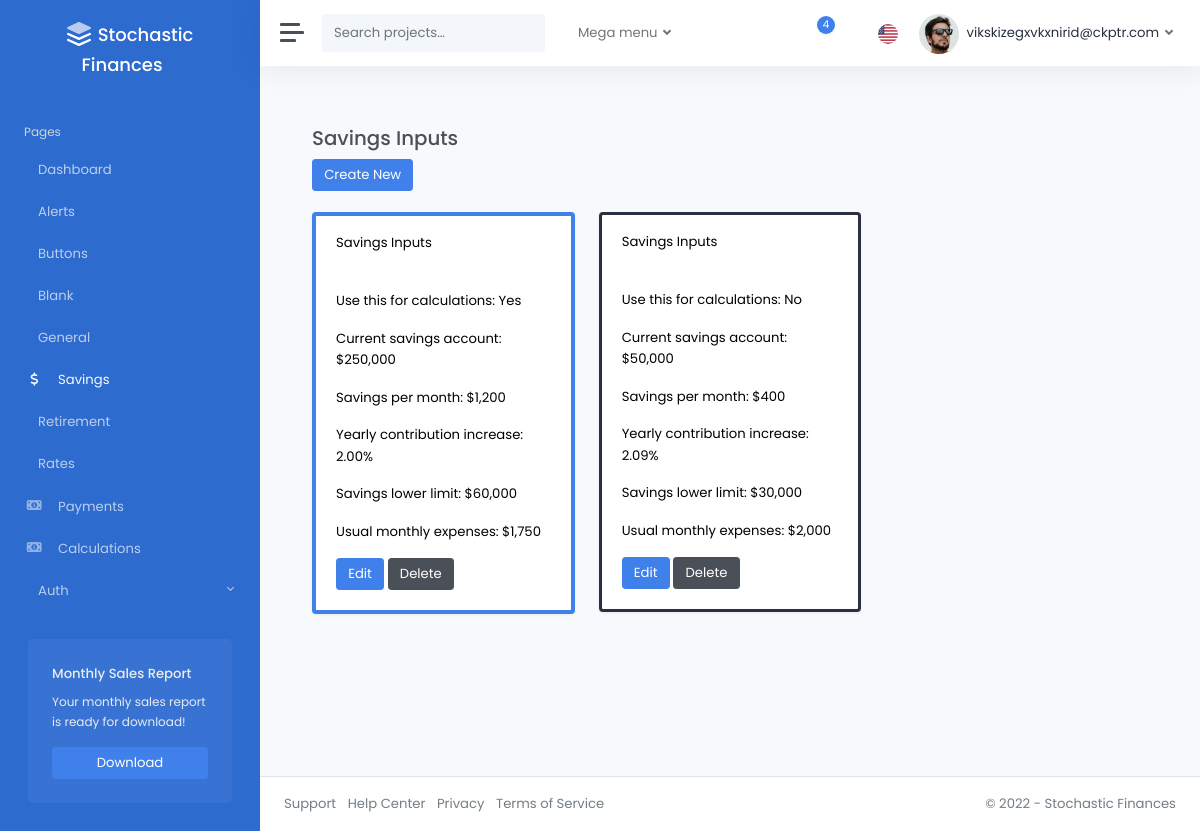
The page /savings/ (signed in) on the database its author committed.
### accounts/models.py (models this page shows, shortened)
class CustomUser(AbstractUser):
    pass

### pages/models.py (models this page shows)
class SavingsInputsModel(models.Model):
    is_active = models.BooleanField(
        default=False,
    )
    base_savings = models.FloatField(
        validators=[validate_base_savings, decimal_validator]
    )
    base_saved_per_mo = models.FloatField(
        validators=[validate_base_saved_per_mo, decimal_validator],
    )
    base_savings_per_yr_increase = models.FloatField(
        validators=[validate_base_per_yr_increase, decimal_validator],
    )
    savings_lower_limit = models.FloatField(
        validators=[validate_savings_lower_limit, decimal_validator]
    )
    base_monthly_bills = models.FloatField(
        validators=[validate_base_monthly_bills, decimal_validator]
    )
    created_by = models.ForeignKey(
        CustomUser,
        related_name="savings_inputs",
        on_delete=models.CASCADE,
    )
    modified_at = models.DateTimeField(auto_now=True)
    class Meta:
        verbose_name_plural = "Savings_Inputs"

### pages/views.py (the view)
# urls.py: path("savings/", savings_inputs_dashboard, name="savings_inputs_dashboard"),
@login_required
def savings_inputs_dashboard(request):
    savings_inputs_models = SavingsInputsModel.objects.filter(created_by=request.user)
    return render(
        request,
        "pages/savings_inputs.html",
        {"savings_inputs": savings_inputs_models},
    )

### templates/pages/savings_inputs.html (shortened to what this page needs)
{% extends 'layouts/_base.html' %}
{% load static %}
{% block content %}
<div class="container">
    <br />
    <h3>Savings Inputs</h3>
    <div>
        <a href="{% url 'savings_inputs_create'%}" class="btn btn-primary">Create New</a>
    </div>
<br />
<div class="row">
    {% for item in savings_inputs %}
        <div class="col-md-4">
            <div class="card shadow {% if item.is_active %}border-primary{% else %}border-dark{% endif %} mb-3 text-black" style="border-width: {% if item.is_active %}4px{% else %}3px{% endif %};">
                <div class="card-header">Savings Inputs</div>
                <div class="card-body">
                    <p class="card-text">Use this for calculations: {{ item.is_active|yesno|title }}</p>
                    <p class="card-text">Current savings account: ${{ item.base_savings|floatformat:"0g" }}</p>
                    <p class="card-text">Savings per month: ${{ item.base_saved_per_mo|floatformat:"0g" }}</p>
                    <p class="card-text">Yearly contribution increase: {{ item.base_savings_per_yr_increase|floatformat:"2" }}%</p>
                    <p class="card-text">Savings lower limit: ${{ item.savings_lower_limit|floatformat:"0g" }}</p>
                    <p class="card-text">Usual monthly expenses: ${{ item.base_monthly_bills|floatformat:"0g" }}</p>
                    <a href="{% url 'savings_inputs_edit' item.id %}" class="btn btn-primary">Edit</a>
                    <a href="{% url 'savings_inputs_delete' item.id %}" class="btn btn-secondary">Delete</a>
                </div>
            </div>
        </div>
    {% endfor %}
</div>
</div>
{% endblock %}

### templates/layouts/includes/navbar.html (shortened to what this page needs)
{% load static %}
<nav class="navbar navbar-expand navbar-light navbar-bg">
  <a class="sidebar-toggle">
    <i class="hamburger align-self-center"></i>
  </a>
  <form class="d-none d-sm-inline-block">
    <div class="input-group input-group-navbar">
      <input type="text" class="form-control" placeholder="Search projects…" aria-label="Search">
      <button class="btn" type="button">
      </button>
    </div>
  </form>
  <ul class="navbar-nav">
    <li class="nav-item px-2 dropdown">
      <a class="nav-link dropdown-toggle" href="#" id="servicesDropdown" role="button" data-bs-toggle="dropdown" aria-haspopup="true" aria-expanded="false">
        Mega menu
      </a>
    </li>
  </ul>
  <div class="navbar-collapse collapse">
    <ul class="navbar-nav navbar-align">
      <li class="nav-item dropdown">
        <a class="nav-icon dropdown-toggle" href="#" id="messagesDropdown" data-bs-toggle="dropdown">
          <div class="position-relative">
            <span class="indicator">4</span>
          </div>
        </a>
      </li>
      <li class="nav-item dropdown">
        <a class="nav-icon dropdown-toggle" href="#" id="alertsDropdown" data-bs-toggle="dropdown">
        </a>
      </li>
      <li class="nav-item dropdown">
        <a class="nav-flag dropdown-toggle" href="#" id="languageDropdown" data-bs-toggle="dropdown">
          <img src="{% static 'img/flags/us.png' %}" alt="English" />
        </a>
      </li>
      {% if user.is_authenticated %}
        <li class="nav-item dropdown">
          <a class="nav-link dropdown-toggle d-none d-sm-inline-block" href="#" data-bs-toggle="dropdown">
            <img src="{% static 'img/avatars/avatar.jpg' %}" class="avatar img-fluid rounded-circle me-1" alt="{{ user.email }}" /> <span class="text-dark">{{ user.email }}</span>
          </a>
        </li>
      {% else %}
        <li class="nav-item">
          <a class="nav-link" href="{% url 'account_login' %}">Sign In <i class="ml-2" data-feather="log-in"></i></a>
        </li>
      {% endif %}
    </ul>
  </div>
</nav>

### rows shown on the page
CustomUser: email "vikskizegxvkxnirid@ckptr.com"
SavingsInputsModel: is_active "Yes", base_savings "250,000", base_saved_per_mo "1,200", base_savings_per_yr_increase "2.00", savings_lower_limit "60,000", base_monthly_bills "1,750"
SavingsInputsModel: is_active "No", base_savings "50,000", base_saved_per_mo "400", base_savings_per_yr_increase "2.09", savings_lower_limit "30,000", base_monthly_bills "2,000"
